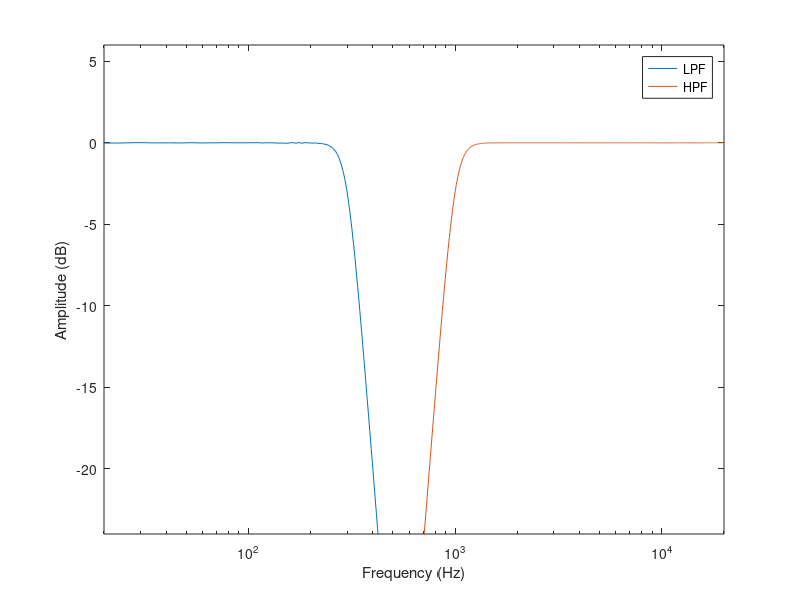

Source code (MATLAB):
% BASICFILTERBANK
% This script creates a two-band filterbank using
% a LPF and HPF. The butterworth filter design
% function is used to create the LPF and HPF,
% both with the same cut-off frequency.
% The magnitude response of each filter is 
% plotted together.
% 
% See also BUTTER, FREQZ

Fs = 48000;
Nyq = Fs/2;
n = 8;
Wnh = 1000/Nyq; % Cutoff Frequency High Pass
Wnl = 300/Nyq;  % Cutoff Frequency Low Pass


[bLow,aLow] = butter(n,Wnl);
[bHi,aHi] = butter(n,Wnh,'high');

[hLow,w] = freqz(bLow,aLow,4096,Fs);
[hHi] = freqz(bHi,aHi,4096,Fs);

semilogx(w,20*log10(abs(hLow)),w,20*log10(abs(hHi)));
axis([20 20000 -24 6]);
xlabel('Frequency (Hz)');
ylabel('Amplitude (dB)');
legend('LPF','HPF');
